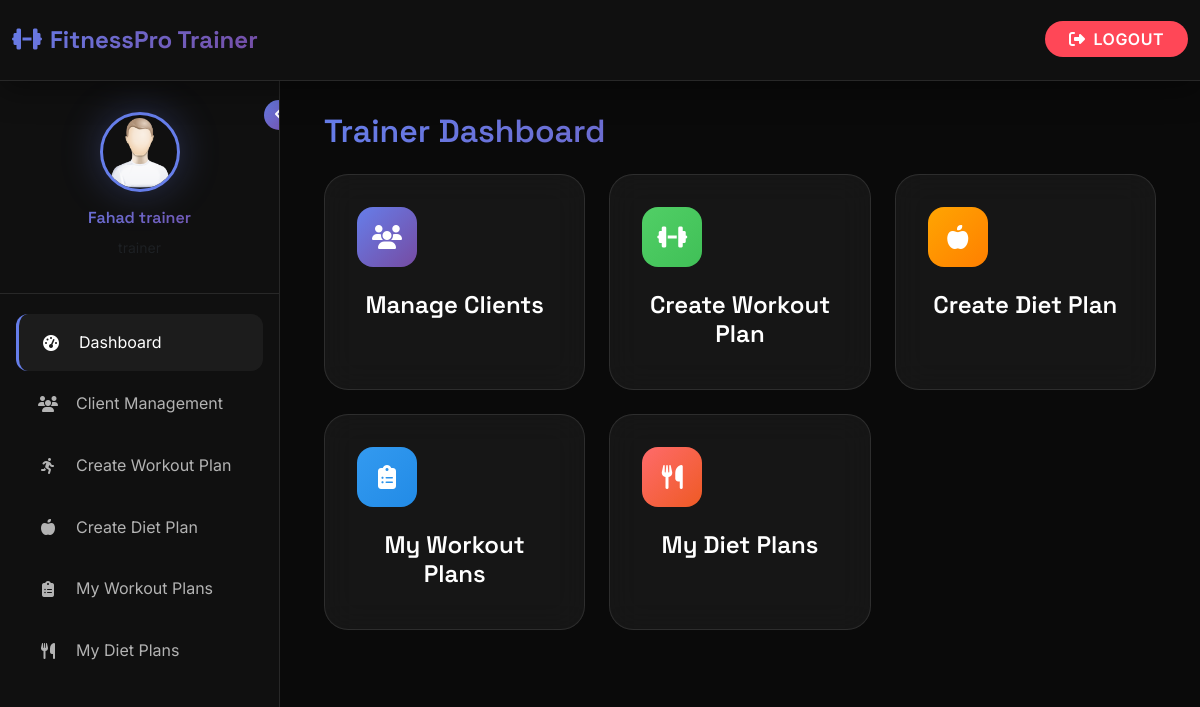
The page /trainer/dashboard (signed in) on the database its author committed.
### gym_management/gym_app/models.py (models this page shows, shortened)
class Trainer(models.Model):
    first_name = models.CharField(max_length=50)
    last_name = models.CharField(max_length=50)
    email = models.CharField(max_length=50, null=True, blank=True)
    phone_number = models.CharField(max_length=20)
    username = models.CharField(max_length=150, unique=True)
    password = models.CharField(max_length=100)
    specialization = models.CharField(max_length=200, null=True, blank=True)
    image = models.ImageField(upload_to="trainers/", default="trainers/default.png", null=True, blank=True)
    created_at = models.DateTimeField(auto_now_add=True)

### gym_management/gym_app/views.py (the view)
# urls.py: path('trainer/dashboard', views.trainer_dashboard, name='trainer_dashboard'),
def trainer_dashboard(request):
    if 'trainer_id' not in request.session:
        return redirect('/trainer_login')
    trainer = Trainer.objects.get(id=request.session['trainer_id'])
    total_clients = Gym_user.objects.filter(assigned_trainer=trainer).count()
    total_workouts = WorkoutPlan.objects.filter(trainer=trainer).count()
    total_diets = DietPlan.objects.filter(trainer=trainer).count()
    data = {
        'trainer': trainer,
        'total_clients': total_clients,
        'total_workouts': total_workouts,
        'total_diets': total_diets
    }
    return render(request, 'trainer/dashboard.html', data)

### gym_management/gym_app/templates/trainer/dashboard.html (shortened to what this page needs)
{% extends 'base_trainer.html' %}
{% block content %}
<div class="container-fluid">
  <h2 class="mb-4 gradient-text">Trainer Dashboard</h2>
  <div class="row g-4">
    <div class="col-md-4" data-aos="fade-up">
      <a href="{% url 'trainer_clients' %}" class="dashboard-card text-center">
        <div class="card-icon bg-primary"><i class="fas fa-users"></i></div>
        <h4>Manage Clients</h4>
      </a>
    </div>
    <div class="col-md-4" data-aos="fade-up">
      <a href="{% url 'create_workout_plan_page' %}" class="dashboard-card text-center">
        <div class="card-icon bg-success"><i class="fas fa-dumbbell"></i></div>
        <h4>Create Workout Plan</h4>
      </a>
    </div>
    <div class="col-md-4" data-aos="fade-up">
      <a href="{% url 'create_diet_plan_page' %}" class="dashboard-card text-center">
        <div class="card-icon bg-warning"><i class="fas fa-apple-alt"></i></div>
        <h4>Create Diet Plan</h4>
      </a>
    </div>
    <div class="col-md-4" data-aos="fade-up">
      <a href="{% url 'trainer_workout_plans' %}" class="dashboard-card text-center">
        <div class="card-icon bg-info"><i class="fas fa-clipboard-list"></i></div>
        <h4>My Workout Plans</h4>
      </a>
    </div>
    <div class="col-md-4" data-aos="fade-up">
      <a href="{% url 'trainer_diet_plans' %}" class="dashboard-card text-center">
        <div class="card-icon bg-danger"><i class="fas fa-utensils"></i></div>
        <h4>My Diet Plans</h4>
      </a>
    </div>
  </div>
</div>
{% endblock %}

### gym_management/gym_app/templates/base_trainer.html (shortened to what this page needs)
{% load static %}
<!DOCTYPE html>
<html lang="en">
<head>
    <link href="https://cdn.jsdelivr.net/npm/bootstrap@5.3.2/dist/css/bootstrap.min.css" rel="stylesheet">
    <link rel="stylesheet" href="https://cdnjs.cloudflare.com/ajax/libs/font-awesome/6.5.0/css/all.min.css">
    <link href="https://unpkg.com/aos@2.3.1/dist/aos.css" rel="stylesheet">
</head>
<body>
    <div class="admin-wrapper">
        <nav class="navbar navbar-expand-lg admin-navbar">
            <div class="container-fluid">
                <a class="navbar-brand" href="{% url 'trainer_dashboard' %}">
                    <i class="fas fa-dumbbell me-2"></i>FitnessPro Trainer
                </a>
                <div class="ms-auto">
                    <a href="{% url 'logout' %}" class="logout-btn">
                        <i class="fas fa-sign-out-alt me-2"></i>Logout
                    </a>
                </div>
            </div>
        </nav>
        <aside class="admin-sidebar" id="adminSidebar">
            <button class="sidebar-toggle d-none d-lg-block" onclick="toggleSidebar()">
                <i class="fas fa-angle-left" id="toggleIcon"></i>
            </button>
            <div class="admin-user-info">
                {% if trainer.image %}
                    <img src="{{ trainer.image.url }}" class="admin-user-avatar" alt="Trainer Avatar">
                {% else %}
                    <img src="{% static 'images/find_user.png' %}" class="admin-user-avatar" alt="Trainer Avatar">
                {% endif %}
                <h6 class="gradient-text">{{ trainer.first_name }} {{ trainer.last_name }}</h6>
                <small class="text-muted">{{ trainer.specialization|default:"Fitness Trainer" }}</small>
            </div>
            <nav class="admin-nav">
                <div class="admin-nav-item">
                    <a href="{% url 'trainer_dashboard' %}" class="admin-nav-link {% if request.path == '/trainer/dashboard' %}active{% endif %}">
                        <i class="fas fa-tachometer-alt"></i>
                        <span>Dashboard</span>
                    </a>
                </div>
                <div class="admin-nav-item">
                    <a href="{% url 'trainer_clients' %}" class="admin-nav-link {% if request.path == '/trainer/clients' %}active{% endif %}">
                        <i class="fas fa-users"></i>
                        <span>Client Management</span>
                    </a>
                </div>
                <div class="admin-nav-item">
                    <a href="{% url 'create_workout_plan_page' %}" class="admin-nav-link {% if request.path == '/trainer/create-workout-plan' %}active{% endif %}">
                        <i class="fas fa-running"></i>
                        <span>Create Workout Plan</span>
                    </a>
                </div>
                <div class="admin-nav-item">
                    <a href="{% url 'create_diet_plan_page' %}" class="admin-nav-link {% if request.path == '/trainer/create-diet-plan' %}active{% endif %}">
                        <i class="fas fa-apple-alt"></i>
                        <span>Create Diet Plan</span>
                    </a>
                </div>
                <div class="admin-nav-item">
                    <a href="{% url 'trainer_workout_plans' %}" class="admin-nav-link {% if request.path == '/trainer/workout-plans' %}active{% endif %}">
                        <i class="fas fa-clipboard-list"></i>
                        <span>My Workout Plans</span>
                    </a>
                </div>
                <div class="admin-nav-item">
                    <a href="{% url 'trainer_diet_plans' %}" class="admin-nav-link {% if request.path == '/trainer/diet-plans' %}active{% endif %}">
                        <i class="fas fa-utensils"></i>
                        <span>My Diet Plans</span>
                    </a>
                </div>
            </nav>
        </aside>
        <main class="admin-content" id="adminContent">
            {% block content %}{% endblock %}
        </main>
    </div>
</body>
</html>

### rows shown on the page
Trainer: image (placeholder picture), first_name "Fahad", last_name "trainer"
